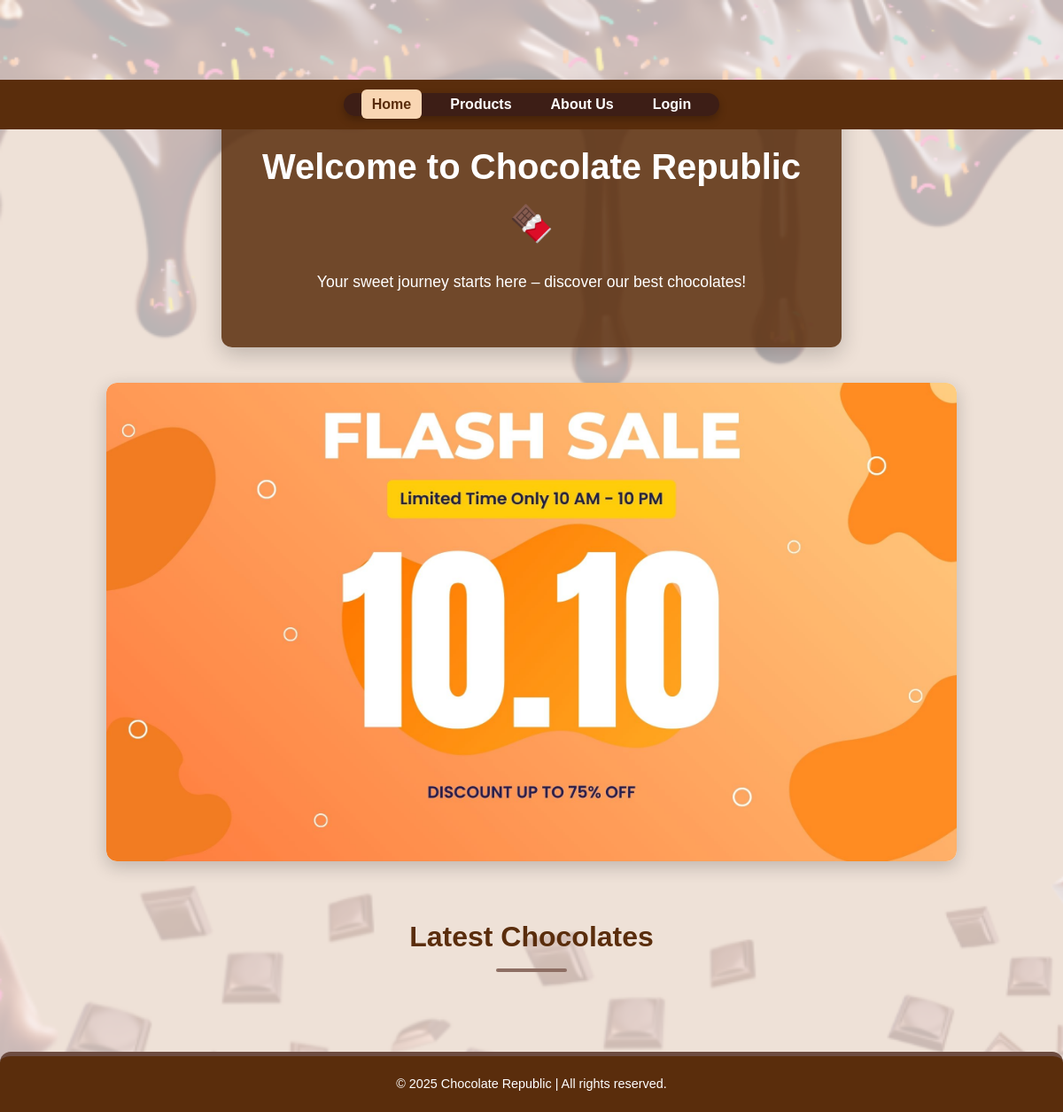
Before: / with the older database file.
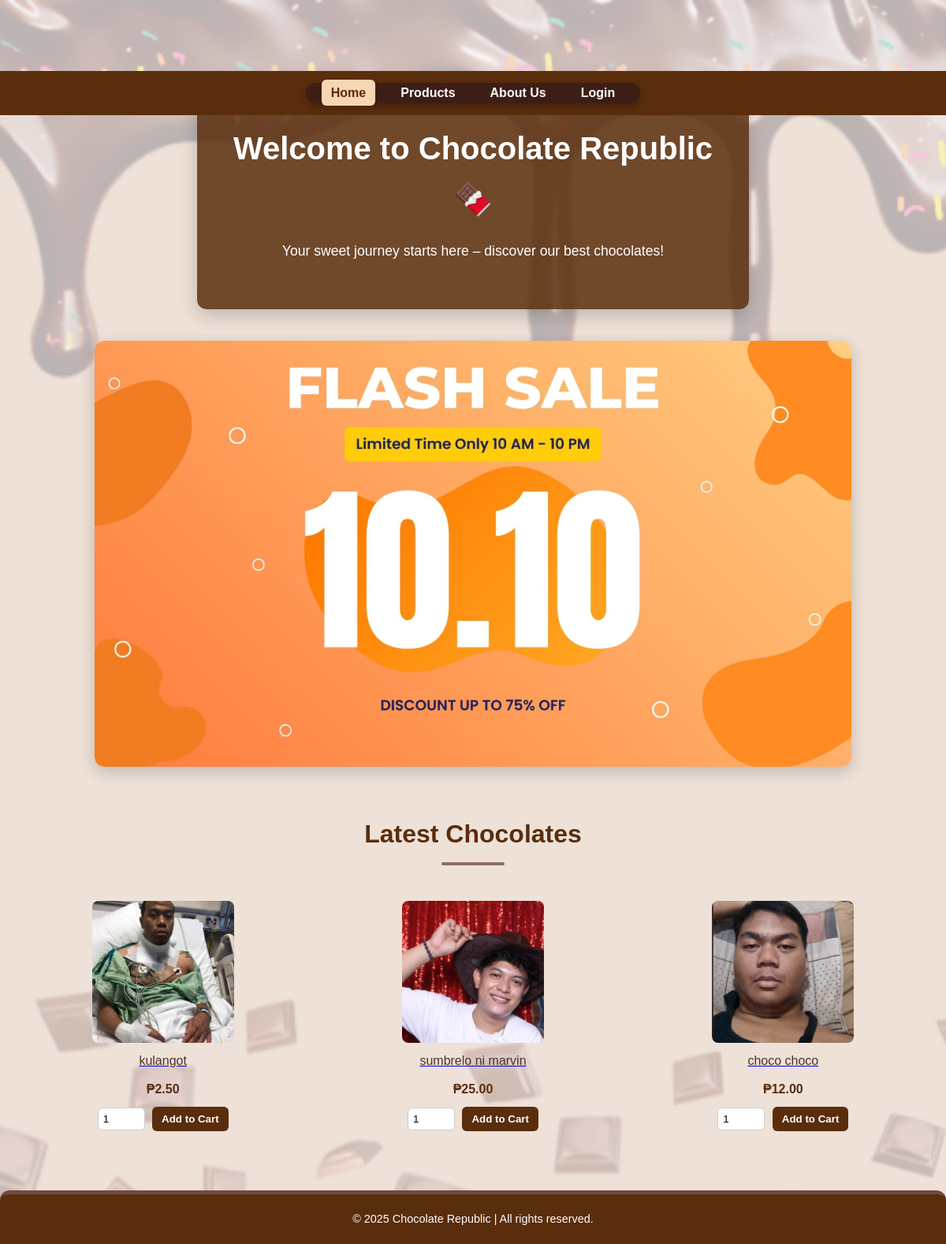
After: the same page with the newer database file.
### tables this page shows
CREATE TABLE `products` (
  `id` int(11) NOT NULL,
  `name` varchar(100) NOT NULL,
  `description` text DEFAULT NULL,
  `price` decimal(10,2) NOT NULL,
  `image` varchar(255) DEFAULT NULL,
  `stock` int(11) DEFAULT 0,
  `created_at` timestamp NOT NULL DEFAULT current_timestamp()
);

### includes/auth.php (called while the page is built, shortened)
<?php
function isLoggedIn() {
    return isset($_SESSION['user_id']);
}
?>

### index.php (the view, shortened to what this page needs)
<?php
require_once __DIR__ . '/includes/auth.php';
require_once __DIR__ . '/db.php';
$products = [];
$res = $conn->query("SELECT id, name, price, image FROM products ORDER BY created_at DESC LIMIT 6");
if ($res) {
    while ($row = $res->fetch_assoc()) {
        $products[] = $row;
    }
}
include __DIR__ . '/includes/header.php';
?>
<section class="hero">
    <div class="hero-text">
        <h1>Welcome to Chocolate Republic 🍫</h1>
        <p>Your sweet journey starts here – discover our best chocolates!</p>
    </div>
    <div class="slideshow-container">
        <?php
        $slides = ['banner.jpg', '1.jpg', '2.jpg'];
        foreach ($slides as $slide) :
            $slidePath = 'images/' . $slide;
        ?>
            <div class="slide fade">
                <img src="<?= htmlspecialchars($slidePath) ?>" alt="<?= htmlspecialchars($slide) ?>">
            </div>
        <?php endforeach; ?>
    </div>
</section>
<section class="products">
    <h2>Latest Chocolates</h2>
    <div class="product-grid">
        <?php foreach ($products as $p) :
            $imgPath = !empty($p['image']) ? 'images/' . basename($p['image']) : 'images/0.png';
        ?>
            <div class="product-card">
                <a href="product.php?id=<?= (int)$p['id'] ?>">
                    <img src="<?= htmlspecialchars($imgPath) ?>" alt="<?= htmlspecialchars($p['name']) ?>">
                    <p><?= htmlspecialchars($p['name']) ?></p>
                </a>
                <p class="price">₱<?= number_format((float)$p['price'], 2) ?></p>
                <form method="post" action="cart_add.php">
                    <input type="number" name="quantity" min="1" value="1">
                    <button type="submit">Add to Cart</button>
                </form>
            </div>
        <?php endforeach; ?>
    </div>
</section>
<?php include __DIR__ . '/includes/footer.php'; ?>

### includes/header.php (shortened to what this page needs)
<?php
require_once __DIR__ . '/../includes/auth.php';
?>
<!DOCTYPE html>
<html lang="en">
  <head>
    <link rel="stylesheet" href="/index.css" />
  </head>
  <body>
    <header>
      <nav class="navbar">
        <ul>
          <li><a href="index.php" class="active">Home</a></li>
          <li><a href="products.php">Products</a></li>
          <li><a href="about.html">About Us</a></li>
          <?php if (isLoggedIn()): ?>
            <li><a href="orders.php">My Orders</a></li>
            <?php if (isAdmin()): ?>
              <li><a href="Aindex.php">Admin</a></li>
            <?php endif; ?>
            <li><a href="cart.php">Cart</a></li>
            <li><a href="logout.php">Logout</a></li>
          <?php else: ?>
            <li><a href="login.php" id="login-btn">Login</a></li>
          <?php endif; ?>
        </ul>
      </nav>
    </header>

### includes/footer.php
    <footer>
      <p>© 2025 Chocolate Republic | All rights reserved.</p>
    </footer>
  </body>
</html>

### index.css (style rules this page uses)
body::before { content: ""; position: fixed; top: 0; left: 0; width: 100%; height: 100%; background: url("images/0.png") no-repeat center center fixed; background-size: cover; opacity: 0.25; z-index: -1; }
body { margin: 0; font-family: "Poppins", sans-serif; background: #faf7f5; color: #2d2d2d; padding-top: 90px; }
header { position: fixed; top: 0; left: 0; width: 100%; display: flex; justify-content: center; z-index: 1000; background: transparent; }
.navbar { background-color: rgba(59, 30, 23, 0.95); padding: 12px 30px; text-align: center; border-radius: 30px; width: fit-content; margin: 20px auto; box-shadow: 0 4px 10px rgba(0,0,0,0.25); transition: background-color 0.5s ease, backdrop-filter 0.5s ease; }
.navbar ul { list-style: none; padding: 0; margin: 0; display: flex; gap: 25px; justify-content: center; }
.navbar li { display: inline-block; }
.navbar a { text-decoration: none; color: #fff; font-weight: 500; padding: 8px 18px; border-radius: 20px; transition: all 0.3s ease; }
.navbar a:hover, .navbar a.active { background-color: #ffcc80; color: #3b1e17; font-weight: 600; }
.hero { text-align: center; margin-top: 30px; }
.slideshow-container { position: relative; width: 80%; max-width: 900px; margin: 0 auto; border-radius: 20px; overflow: hidden; box-shadow: 0 6px 20px rgba(0,0,0,0.2); }
.slide { display: none; }
.slide img { width: 100%; border-radius: 20px; height: auto; object-fit: cover; }
.fade { animation: fadeEffect 1s ease-in-out; }
.products { padding: 40px 10%; text-align: center; background: transparent; }
.products h2 { font-size: 2rem; color: #4e342e; margin-bottom: 30px; position: relative; }
.products h2::after { content: ''; display: block; width: 80px; height: 4px; background-color: #8d6e63; margin: 10px auto; border-radius: 10px; }
.product-grid { display: grid; grid-template-columns: repeat(auto-fit, minmax(220px, 1fr)); gap: 50px; justify-items: center; }
.product-card { background: none !important; box-shadow: none !important; border: none !important; padding: 0; text-align: center; transition: transform 0.3s ease; }
.product-card img { width: 180px; height: auto; object-fit: contain; border-radius: 0; background: none !important; display: block; margin: 0 auto; transition: transform 0.3s ease; }
.product-card p { margin-top: 10px; font-weight: 500; color: #4e342e; }
.price { color: #795548; font-weight: bold; margin-top: 3px; }
footer { background-color: #3e2723; color: #fff; text-align: center; padding: 20px; margin-top: 50px; font-size: 0.9rem; border-top: 5px solid #6d4c41; }

### includes/header.php (style rules this page uses)
header { background-color: #5a2d0c; padding: 15px 0; position: sticky; top: 0; z-index: 100; }
.navbar { max-width: 1200px; margin: 0 auto; display: flex; justify-content: space-between; align-items: center; padding: 0 20px; }
.navbar ul { list-style: none; display: flex; gap: 20px; }
.navbar ul li a { text-decoration: none; color: #fff; font-weight: 600; padding: 8px 12px; border-radius: 6px; transition: background 0.2s, color 0.2s; }
.navbar ul li a:hover, .navbar ul li a.active { background-color: #f9d6b3; color: #5a2d0c; }

Changed rows visible on the page:
added products: image (picture), name "kulangot", price "2.50"
added products: image (picture), name "sumbrelo ni marvin", price "25.00"
added products: image (picture), name "choco choco", price "12.00"
